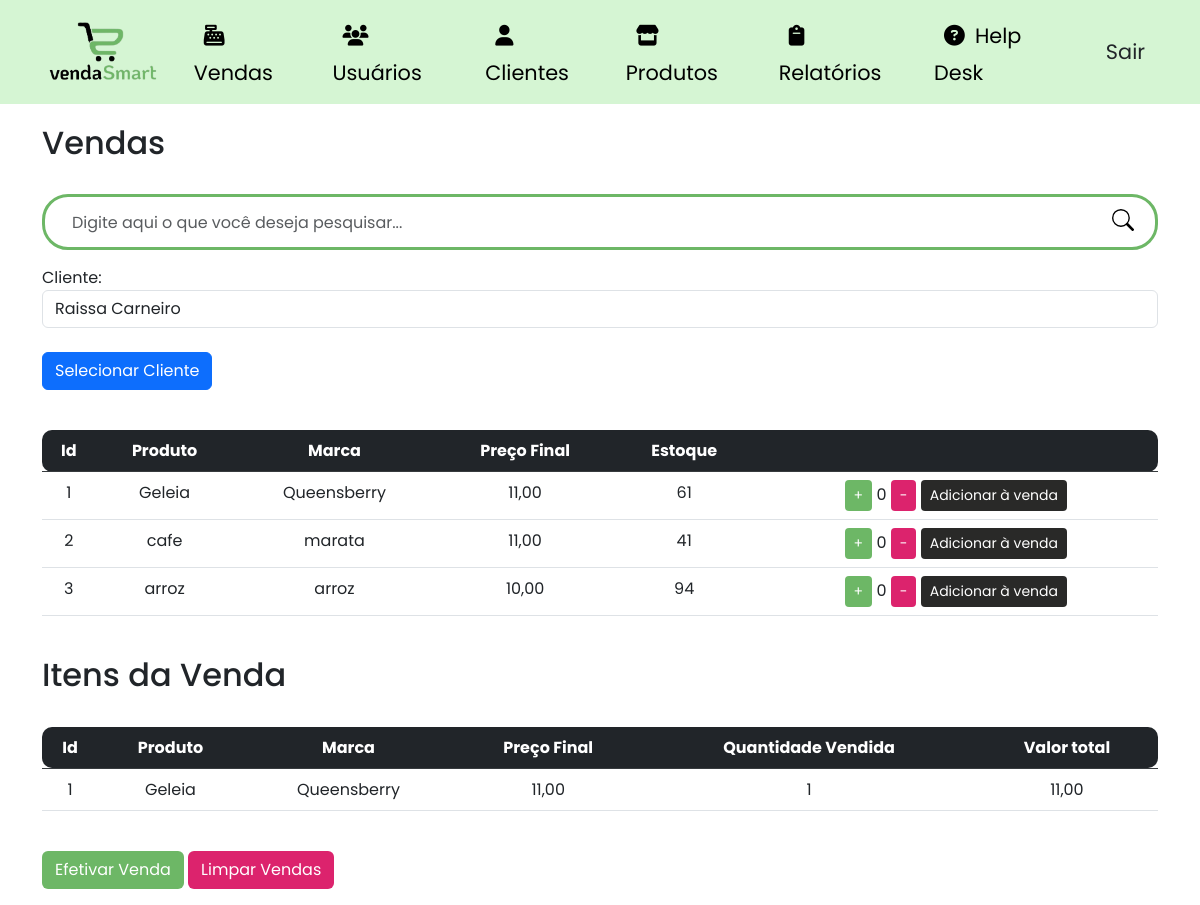
Page /vendas (signed in) on the committed database.
### site_atividade/models/__init__.py (models this page shows, shortened)
class Produtos(database.Model):
    id_produtos = database.Column(database.Integer, primary_key=True)
    produto = database.Column(database.String, nullable=False)
    marca = database.Column(database.String, nullable=False)
    preco_aquisicao = database.Column(database.Float, nullable=False)
    preco = database.Column(database.Float, nullable=False)
    estoque = database.Column(database.Integer, nullable=False)
    margem_lucro = database.Column(database.Float, nullable=True)
    categoria_fk = database.Column(database.Integer, database.ForeignKey('categoria.id_categoria'), nullable=False)
    itens_venda = database.relationship('ItemVenda', backref='produto')

class ItemVenda(database.Model):
    id_item_venda = database.Column(database.Integer, primary_key=True)
    produto_id = database.Column(database.Integer, database.ForeignKey('produtos.id_produtos'), nullable=False)
    venda_id = database.Column(database.Integer, database.ForeignKey('venda.id_venda'), nullable=False)
    quantidade = database.Column(database.Integer, nullable=False)
    valor_unitario = database.Column(database.Float, nullable=False)
    total = database.Column(database.Float, nullable=False)

### site_atividade/routers/__init__.py (the view)
@app.route("/vendas", methods=['GET', 'POST'])
@login_required
def vendas():
    search_query = request.args.get('search', '')
    clientes = Cliente.query.all()
    produtos = Produtos.query.filter(Produtos.produto.ilike(f'%{search_query}%')).all()
    vendas = Venda.query.all()
    if request.method == 'POST' and 'LimparVendas' in request.form:
        ItemVenda.query.delete()
        database.session.commit()
        return redirect(url_for('vendas'))
    return render_template('vendas.html', clientes=clientes, produtos=produtos, vendas=vendas, search_query=search_query)

### site_atividade/models/__init__.py (called while the page is built)
@login_manager.user_loader
def load_usuario(id_usuario):
    return Usuario.query.get(int(id_usuario))

### site_atividade/templates/vendas.html (shortened to what this page needs)
{% extends 'base.html' %}
{% block body %}
    <div class="container theme-showcase" role="main">
        <br>
        <div class="page-header">
            <h2 class="box-title col-md-12">Vendas</h2>
        </div>
        <br>
        <div class="search-box">
            <form class="form-search" action="{{ url_for('vendas') }}" method="GET">
                <div class="input-group form-group-search">
                    <input type="text" class="form-control form-control-search" placeholder="Digite aqui o que você deseja pesquisar..." id="search-input" name="search">
                    <span class="input-group-btn">
                        <button class="btn-search" type="submit">
                        </button>
                    </span>
                </div>
            </form>
        </div>
        <div class="form-group">
            <form method="post" action="{{ url_for('adicionar_venda') }}" class="form-inline">
                <label for="cliente_id">Cliente:</label>
                <select name="cliente_id" id="cliente_id" class="form-control">
                    {% for cliente in clientes %}
                    <option value="{{ cliente.id_cliente }}">{{ cliente.nome }}</option>
                    {% endfor %}
                </select>
                <br>
                <button type="submit" class="btn btn-primary btn-selecionar-cliente">Selecionar Cliente</button>
            </form>
        </div>
        <br>
        <div class="list-product-vendas">
            <table class="table table-hover scrollable-table">
                <thead class="table-dark">
                    <tr>
                        <th class="text-center table-rounded-start">Id</th>
                        <th class="text-center">Produto</th>
                        <th class="text-center">Marca</th>
                        <th class="text-center">Preço Final</th>
                        <th class="text-center">Estoque</th>
                        <th class="text-center table-rounded-end"> </th>
                    </tr>
                </thead>
                <tbody>
                    {% for produto in produtos %}
                    <tr>
                        <td class="text-center">{{ produto.id_produtos }}</td>
                        <td class="text-center">{{ produto.produto }}</td>
                        <td class="text-center">{{ produto.marca }}</td>
                        <td class="text-center">{{ "{:.2f}".format(produto.preco).replace('.', ',') }}</td>
                        <td class="text-center estoque">{{ produto.estoque }}</td>
                        <td class="text-center">
                            <button class="btn btn-sm btn-color1 text-white btn-add-quantity" data-produto-id="{{ produto.id_produtos }}">+</button>
                            <span class="quantidade">0</span>
                            <button class="btn btn-sm btn-color2 text-white btn-remove-quantity" data-produto-id="{{ produto.id_produtos }}">-</button>
                            <button class="btn btn-sm btn-color3 btn-add-venda" data-produto-id="{{ produto.id_produtos }}">Adicionar à venda</button>
                        </td>
                    </tr>
                    {% endfor %}
                </tbody>
            </table>
        </div>
        <br>
        <div class="page-header">
            <h2 class="box-title col-md-12">Itens da Venda</h2>
        </div>
        <br>
        <table class="table table-hover table-vendas">
            <thead class="table-dark">
                <tr>
                    <th class="text-center table-rounded-start">Id</th>
                    <th class="text-center">Produto</th>
                    <th class="text-center">Marca</th>
                    <th class="text-center">Preço Final</th>
                    <th class="text-center">Quantidade Vendida</th>
                    <th class="text-center table-rounded-end">Valor total</th>
                </tr>
            </thead>
            <tbody>
                {% for venda in vendas %}
                    {% for item_venda in venda.itens_venda %}
                        <tr>
                            <td class="text-center">{{ item_venda.produto.id_produtos }}</td>
                            <td class="text-center">{{ item_venda.produto.produto }}</td>
                            <td class="text-center">{{ item_venda.produto.marca }}</td>
                            <td class="text-center">{{ "{:.2f}".format(item_venda.produto.preco).replace('.', ',') }}</td>
                            <td class="text-center">{{ item_venda.quantidade }}</td>
                            <td class="text-center">{{ "{:.2f}".format(item_venda.total).replace('.', ',') }}</td>
                        </tr>
                    {% endfor %}
                {% endfor %}
            </tbody>
        </table>
        <br>
        <div class="form-group">
            <form method="post" action="{{ url_for('pagamento') }}" class="d-inline-block">
                <button type="submit" class="btn btn-color1 text-white">Efetivar Venda</button>
            </form>
            <form method="post" action="{{ url_for('vendas') }}" class="d-inline-block">
                <button type="submit" class="btn btn-color2 text-white">Limpar Vendas</button>
            </form>
        </div>
    </div>
{% endblock %}

### site_atividade/static/css/product.css (style rules this page uses)
.scrollable-table { overflow-y: auto; }
.form-search { grid-template-rows: 100vh; }
.form-group-search { border: 3px solid #6DB766; border-radius: 26px; padding: 5px 15px; }
.form-control-search { width: 350px; height: 40px; border : none; }
.btn-search { float: right; width: 34px; height: 36px; border: none; background: #fff; }
input[type="text"] { outline: none; box-shadow: none !important; }

### site_atividade/static/css/style.css (style rules this page uses)
body { padding-top: 100px; font-family: 'Poppins', sans-serif; }
.btn-color1 { background-color: #6DB766; transition: .5s; }
.btn-color2 { background-color: #DC236D; transition: .5s; }
.btn-color3 { background-color: #292928; transition: .5s; color: #fff; }
.table-rounded-start { border-top-left-radius: 10px; border-bottom-left-radius: 10px; }
.table-rounded-end { border-top-right-radius: 10px; border-bottom-right-radius: 10px; }

### site_atividade/static/css/vendas.css (style rules this page uses)
.list-product-vendas { max-height: 250px; overflow: auto; }
.scrollable-table { overflow-y: auto; }

### rows in the picture
Produtos: id_produtos "1", produto "Geleia", marca "Queensberry", preco "11,00", estoque "61"
Produtos: id_produtos "2", produto "cafe", marca "marata", preco "11,00", estoque "41"
Produtos: id_produtos "3", produto "arroz", marca "arroz", preco "10,00", estoque "94"
ItemVenda: produto.id_produtos "1", produto.produto "Geleia", produto.marca "Queensberry", quantidade "1", total "11,00"

### other values in the picture
form field cliente_id "Raissa Carneiro"
